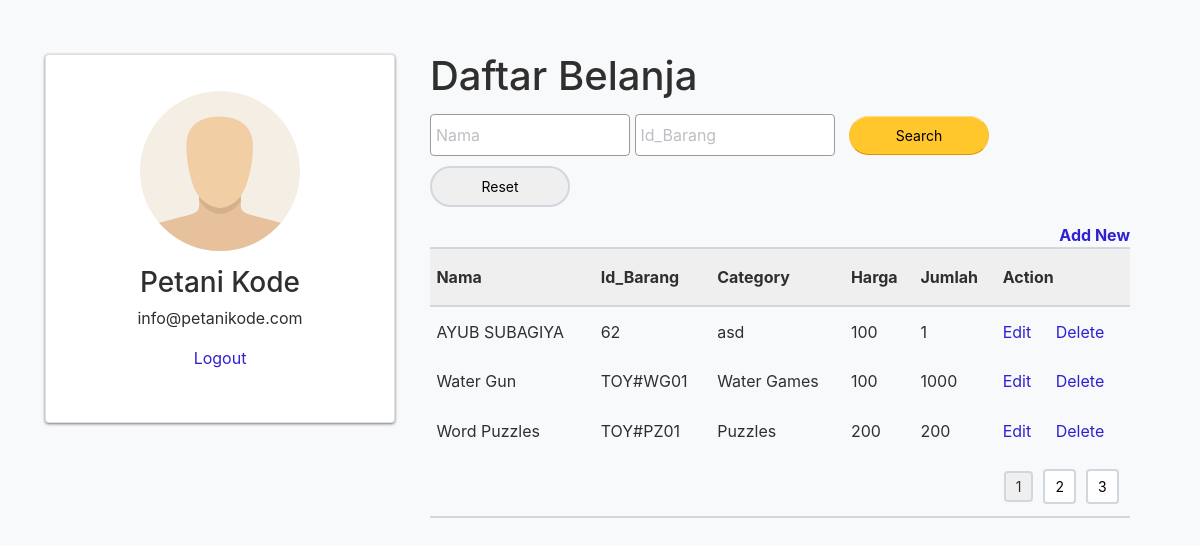
The app's page /timeline.php (signed in) with its own data.
### tables this page shows
CREATE TABLE `subagiya` (
  `id` int(8) NOT NULL,
  `name` varchar(255) NOT NULL,
  `code` varchar(20) NOT NULL,
  `category` varchar(255) NOT NULL,
  `price` double NOT NULL,
  `stock_count` bigint(16) NOT NULL
);

### lib/DataSource.php (called while the page is built, shortened)
<?php
class DataSource
{
    private $connection;
    function __construct()
    {
        $this->connection = $this->getConnection();
    }
    public function getConnection()
    {
        $connection = new \mysqli(self::HOST, self::USERNAME, self::PASSWORD, self::DATABASENAME);
        $connection->set_charset("utf8");
        return $connection;
    }
    public function execute($query, $paramType = "", $paramArray = array())
    {
        $statement = $this->connection->prepare($query);
        $statement->execute();
        return $statement;
    }
    public function select($query, $paramType = "", $paramArray = array())
    {
        $statement = $this->execute($query, $paramType, $paramArray);
        $result = $statement->get_result();
        if ($result->num_rows > 0) {
            $resultset = null;
            while ($row = $result->fetch_assoc()) {
                $resultset[] = $row;
            }
            return $resultset;
        }
    }
    public function getRecordCount($query, $paramType = "", $paramArray = array())
    {
        $statement = $this->execute($query, $paramType, $paramArray);
        $statement->store_result();
        return $statement->num_rows;
    }
}

### timeline.php (the view, shortened to what this page needs)
<!DOCTYPE html>
<html lang="en">
<head>
    <link rel="stylesheet" href="css/bootstrap.min.css" />
</head>
<body class="bg-light">
<div class="container mt-5">
    <div class="row">
        <div class="col-md-4">
            <div class="card">
                <div class="card-body text-center">
                    <img class="img img-responsive rounded-circle mb-3" width="160" src="img/<?php echo $_SESSION['user']['photo'] ?>" />
                    <h3><?php echo  $_SESSION["user"]["name"] ?></h3>
                    <p><?php echo $_SESSION["user"]["email"] ?></p>
                    <p><a href="logout.php">Logout</a></p>
                </div>
            </div>
        </div>
        <?php
require_once __DIR__ . '/lib/perpage.php';
require_once __DIR__ . '/lib/DataSource.php';
$database = new DataSource();
$name = "";
$code = "";
$queryCondition = "";
$orderby = " ORDER BY id desc";
$sql = "SELECT * FROM subagiya " . $queryCondition;
$href = 'index.php';
$perPage = 3;
$page = 1;
$start = ($page - 1) * $perPage;
$query = $sql . $orderby . " limit " . $start . "," . $perPage;
$result = $database->select($query);
if (! empty($result)) {
    $result["perpage"] = showperpage($sql, $perPage, $href);
}
?>
<html>
<head>
<link rel="stylesheet" type="text/css" href="css/style.css" />
<link rel="stylesheet" type="text/css" href="css/table.css" />
<link rel="stylesheet" type="text/css" href="css/form.css" />
</head>
<body>
    <div class="phppot-container">
        <h1>Daftar Belanja</h1>
        <div>
            <form name="frmSearch" method="post" action="">
                <div>
                    <p>
                        <input type="text" placeholder="Nama"
                            name="search[name]"
                            value="<?php echo $name; ?>" /> <input
                            type="text" placeholder="Id_Barang"
                            name="search[code]"
                            value="<?php echo $code; ?>" /> <input
                            type="submit" name="go" class="btnSearch"
                            value="Search"> <input type="reset"
                            class="btnReset" value="Reset"
                            onclick="window.location='index.php'">
                    </p>
                </div>
                <div>
                    <a class="font-bold float-right" href="add.php">Add
                        New</a>
                </div>
                <table class="stripped">
                    <thead>
                        <tr>
                            <th>Nama</th>
                            <th>Id_Barang</th>
                            <th>Category</th>
                            <th>Harga</th>
                            <th>Jumlah</th>
                            <th>Action</th>
                        </tr>
                    </thead>
                    <tbody>
                    <?php
                    if (! empty($result)) {
                        foreach ($result as $key => $value) {
                            if (is_numeric($key)) {
                                ?>
                     <tr>
                            <td><?php echo $result[$key]['name']; ?></td>
                            <td><?php echo $result[$key]['code']; ?></td>
                            <td><?php echo $result[$key]['category']; ?></td>
                            <td><?php echo $result[$key]['price']; ?></td>
                            <td><?php echo$result[$key]['stock_count']; ?></td>
                            <td><a class="mr-20"
                                href="edit.php?id=<?php echo $result[$key]["id"]; ?>">Edit</a>
                                <a
                                href="delete.php?action=delete&id=<?php echo $result[$key]["id"]; ?>">Delete</a>
                            </td>
                        </tr>
                    <?php
                            }
                        }
                    }
                    if (isset($result["perpage"])) {
                        ?>
                        <tr>
                            <td colspan="6" align=right> <?php echo $result["perpage"]; ?></td>
                        </tr>
                    <?php } ?>
                    </tbody>
                </table>
            </form>
        </div>
    </div>
</body>
</html>

### css/style.css (style rules this page uses)
body { font-family: -apple-system, BlinkMacSystemFont, Roboto, Segoe UI, Helvetica Neue, Helvetica, Arial, sans-serif; margin: 0 auto; -webkit-font-smoothing: antialiased; box-sizing: border-box; color: #2f2f2f; line-height: 1.5; }
a { text-decoration: none; color: #2f20d1; }
img { height: auto; max-width: 100%; vertical-align: middle; }
.phppot-container { width: 740px; margin: 20 auto; padding: 0px 20px 0px 20px; }
.row { padding: 6px 0 6px 0; }
.card { padding: 1rem 2rem; border-radius: 4px; background: var(- -bg-color); box-shadow: 0 1px 3px #747681; }
.font-bold { font-weight: bold; }
.float-right { float: right; }
.text-center { text-align: center; }
.mr-20 { margin-right: 20px; }

### css/table.css (style rules this page uses)
table { width: 100%; border-collapse: collapse; border-spacing: 0; border-bottom: 2px solid #d2d6dd; }
th { padding: 1rem 0.4rem; text-align: left; }
td { padding: .8rem 0.4rem; }
thead { border-top: 2px solid #d2d6dd; border-bottom: 2px solid #d2d6dd; background-color: #efefef; }

### css/form.css (style rules this page uses)
input, textarea, select { box-sizing: border-box; width: 200px; height: initial; padding: 8px 5px; border: 1px solid #9a9a9a; border-radius: 4px; }
button, input[type=submit] { padding: 8px 0px; font-size: 1em; cursor: pointer; border-radius: 25px; color: #000000; background-color: #ffc72c; border-color: #ffd98e #ffbe3d #de9300; }
::placeholder { color: #bdbfc4; }

### timeline.php (style rules this page uses)
button, input[type=submit].btnSearch { width: 140px; font-size: 14px; margin: 10px 0px 0px 10px; }
.btnReset { width: 140px; padding: 8px 0px; font-size: 14px; cursor: pointer; border-radius: 25px; color: #000000; border: 2px solid #d2d6dd; margin-top: 10px; }

### records on screen
subagiya: name "AYUB SUBAGIYA", code "62", category "asd", price "100", stock_count "1"
subagiya: name "Water Gun", code "TOY#WG01", category "Water Games", price "100", stock_count "1000"
subagiya: name "Word Puzzles", code "TOY#PZ01", category "Puzzles", price "200", stock_count "200"

### other values on screen
$_SESSION["user"]["name"] "Petani Kode"
$_SESSION["user"]["email"] "info@petanikode.com"
